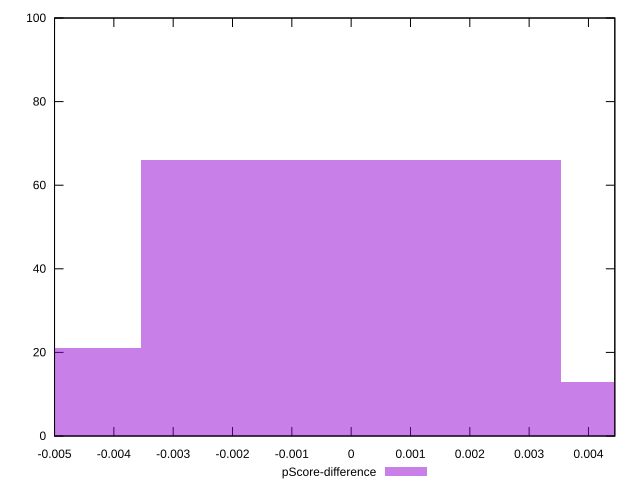

The script that saved this image:
reset

$pScoreDifference <<EOF
0 66
-0.0070782209876703115 21
0.0070782209876703115 13
EOF

set key outside below
set boxwidth 0.0070782209876703115
set xrange [-0.0050000000000000044:0.004444444444444473]
set yrange [0:100]
set trange [0:100]
set style fill transparent solid 0.5 noborder
set terminal svg size 640, 490 enhanced background rgb 'white'
set output "report_00019_2021-02-10T18-14-37.922Z//render-blocking-resources/samples/pages+cached+noadtech/pScore-difference/histogram.svg"

plot $pScoreDifference title "pScore-difference" with boxes

reset
